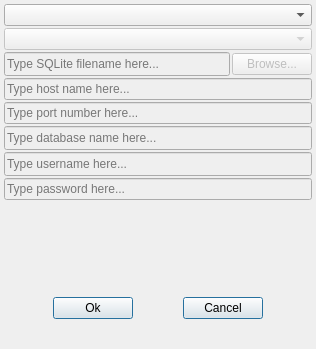
<?xml version="1.0" encoding="utf-8"?>
<!--
#############################################################################
# Copyright (C) 2017 - 2018 VTT Technical Research Centre of Finland
#
# This file is part of Spine Toolbox.
#
# Spine Toolbox is free software: you can redistribute it and/or modify
# it under the terms of the GNU Lesser General Public License as published by
# the Free Software Foundation, either version 3 of the License, or
# (at your option) any later version.
#
# This program is distributed in the hope that it will be useful,
# but WITHOUT ANY WARRANTY; without even the implied warranty of
# MERCHANTABILITY or FITNESS FOR A PARTICULAR PURPOSE.  See the
# GNU Lesser General Public License for more details.
#
# You should have received a copy of the GNU Lesser General Public License
# along with this program.  If not, see <http://www.gnu.org/licenses/>.
#############################################################################
-->
<ui version="4.0">
 <class>Form</class>
 <widget class="QWidget" name="Form">
  <property name="windowModality">
   <enum>Qt::ApplicationModal</enum>
  </property>
  <property name="geometry">
   <rect>
    <x>0</x>
    <y>0</y>
    <width>316</width>
    <height>349</height>
   </rect>
  </property>
  <property name="sizePolicy">
   <sizepolicy hsizetype="Fixed" vsizetype="Fixed">
    <horstretch>0</horstretch>
    <verstretch>0</verstretch>
   </sizepolicy>
  </property>
  <property name="windowTitle">
   <string>Add Database Reference</string>
  </property>
  <layout class="QVBoxLayout" name="verticalLayout_2">
   <property name="spacing">
    <number>0</number>
   </property>
   <property name="leftMargin">
    <number>0</number>
   </property>
   <property name="topMargin">
    <number>0</number>
   </property>
   <property name="rightMargin">
    <number>0</number>
   </property>
   <property name="bottomMargin">
    <number>0</number>
   </property>
   <item>
    <layout class="QVBoxLayout" name="verticalLayout">
     <property name="spacing">
      <number>2</number>
     </property>
     <property name="leftMargin">
      <number>4</number>
     </property>
     <property name="topMargin">
      <number>4</number>
     </property>
     <property name="rightMargin">
      <number>4</number>
     </property>
     <property name="bottomMargin">
      <number>4</number>
     </property>
     <item>
      <widget class="QComboBox" name="comboBox_dialect"/>
     </item>
     <item>
      <widget class="QComboBox" name="comboBox_dsn">
       <property name="enabled">
        <bool>false</bool>
       </property>
      </widget>
     </item>
     <item>
      <layout class="QHBoxLayout" name="horizontalLayout">
       <item>
        <widget class="QLineEdit" name="lineEdit_SQLite_file">
         <property name="enabled">
          <bool>false</bool>
         </property>
         <property name="minimumSize">
          <size>
           <width>0</width>
           <height>24</height>
          </size>
         </property>
         <property name="placeholderText">
          <string>Type SQLite filename here...</string>
         </property>
        </widget>
       </item>
       <item>
        <widget class="QPushButton" name="pushButton_browse">
         <property name="enabled">
          <bool>false</bool>
         </property>
         <property name="text">
          <string>Browse...</string>
         </property>
        </widget>
       </item>
      </layout>
     </item>
     <item>
      <widget class="QLineEdit" name="lineEdit_host">
       <property name="enabled">
        <bool>false</bool>
       </property>
       <property name="sizePolicy">
        <sizepolicy hsizetype="Expanding" vsizetype="Fixed">
         <horstretch>0</horstretch>
         <verstretch>0</verstretch>
        </sizepolicy>
       </property>
       <property name="minimumSize">
        <size>
         <width>220</width>
         <height>0</height>
        </size>
       </property>
       <property name="maximumSize">
        <size>
         <width>5000</width>
         <height>5000</height>
        </size>
       </property>
       <property name="toolTip">
        <string>&lt;html&gt;&lt;head/&gt;&lt;body&gt;&lt;p&gt;Host (required)&lt;/p&gt;&lt;/body&gt;&lt;/html&gt;</string>
       </property>
       <property name="placeholderText">
        <string>Type host name here...</string>
       </property>
       <property name="clearButtonEnabled">
        <bool>true</bool>
       </property>
      </widget>
     </item>
     <item>
      <widget class="QLineEdit" name="lineEdit_port">
       <property name="enabled">
        <bool>false</bool>
       </property>
       <property name="maximumSize">
        <size>
         <width>16777215</width>
         <height>5000</height>
        </size>
       </property>
       <property name="toolTip">
        <string>&lt;html&gt;&lt;head/&gt;&lt;body&gt;&lt;p&gt;Port (optional)&lt;/p&gt;&lt;/body&gt;&lt;/html&gt;</string>
       </property>
       <property name="placeholderText">
        <string>Type port number here...</string>
       </property>
      </widget>
     </item>
     <item>
      <widget class="QLineEdit" name="lineEdit_database">
       <property name="enabled">
        <bool>false</bool>
       </property>
       <property name="sizePolicy">
        <sizepolicy hsizetype="Expanding" vsizetype="Fixed">
         <horstretch>0</horstretch>
         <verstretch>0</verstretch>
        </sizepolicy>
       </property>
       <property name="minimumSize">
        <size>
         <width>220</width>
         <height>24</height>
        </size>
       </property>
       <property name="maximumSize">
        <size>
         <width>5000</width>
         <height>5000</height>
        </size>
       </property>
       <property name="toolTip">
        <string>&lt;html&gt;&lt;head/&gt;&lt;body&gt;&lt;p&gt;Database (required)&lt;/p&gt;&lt;/body&gt;&lt;/html&gt;</string>
       </property>
       <property name="placeholderText">
        <string>Type database name here...</string>
       </property>
       <property name="clearButtonEnabled">
        <bool>true</bool>
       </property>
      </widget>
     </item>
     <item>
      <widget class="QLineEdit" name="lineEdit_username">
       <property name="enabled">
        <bool>false</bool>
       </property>
       <property name="sizePolicy">
        <sizepolicy hsizetype="Expanding" vsizetype="Fixed">
         <horstretch>0</horstretch>
         <verstretch>0</verstretch>
        </sizepolicy>
       </property>
       <property name="minimumSize">
        <size>
         <width>220</width>
         <height>24</height>
        </size>
       </property>
       <property name="maximumSize">
        <size>
         <width>5000</width>
         <height>5000</height>
        </size>
       </property>
       <property name="toolTip">
        <string>&lt;html&gt;&lt;head/&gt;&lt;body&gt;&lt;p&gt;Username (optional)&lt;/p&gt;&lt;/body&gt;&lt;/html&gt;</string>
       </property>
       <property name="placeholderText">
        <string>Type username here...</string>
       </property>
       <property name="clearButtonEnabled">
        <bool>true</bool>
       </property>
      </widget>
     </item>
     <item>
      <widget class="QLineEdit" name="lineEdit_password">
       <property name="enabled">
        <bool>false</bool>
       </property>
       <property name="sizePolicy">
        <sizepolicy hsizetype="Expanding" vsizetype="Fixed">
         <horstretch>0</horstretch>
         <verstretch>0</verstretch>
        </sizepolicy>
       </property>
       <property name="minimumSize">
        <size>
         <width>220</width>
         <height>20</height>
        </size>
       </property>
       <property name="maximumSize">
        <size>
         <width>5000</width>
         <height>5000</height>
        </size>
       </property>
       <property name="toolTip">
        <string>&lt;html&gt;&lt;head/&gt;&lt;body&gt;&lt;p&gt;Password (optional)&lt;/p&gt;&lt;/body&gt;&lt;/html&gt;</string>
       </property>
       <property name="echoMode">
        <enum>QLineEdit::Password</enum>
       </property>
       <property name="placeholderText">
        <string>Type password here...</string>
       </property>
       <property name="clearButtonEnabled">
        <bool>true</bool>
       </property>
      </widget>
     </item>
     <item>
      <spacer name="verticalSpacer">
       <property name="orientation">
        <enum>Qt::Vertical</enum>
       </property>
       <property name="sizeHint" stdset="0">
        <size>
         <width>20</width>
         <height>44</height>
        </size>
       </property>
      </spacer>
     </item>
     <item>
      <layout class="QHBoxLayout" name="horizontalLayout_2">
       <property name="spacing">
        <number>0</number>
       </property>
       <property name="leftMargin">
        <number>0</number>
       </property>
       <property name="topMargin">
        <number>6</number>
       </property>
       <property name="rightMargin">
        <number>0</number>
       </property>
       <property name="bottomMargin">
        <number>6</number>
       </property>
       <item>
        <spacer name="horizontalSpacer">
         <property name="orientation">
          <enum>Qt::Horizontal</enum>
         </property>
         <property name="sizeHint" stdset="0">
          <size>
           <width>40</width>
           <height>20</height>
          </size>
         </property>
        </spacer>
       </item>
       <item>
        <widget class="QPushButton" name="pushButton_ok">
         <property name="text">
          <string>Ok</string>
         </property>
         <property name="default">
          <bool>true</bool>
         </property>
        </widget>
       </item>
       <item>
        <spacer name="horizontalSpacer_3">
         <property name="orientation">
          <enum>Qt::Horizontal</enum>
         </property>
         <property name="sizeHint" stdset="0">
          <size>
           <width>40</width>
           <height>20</height>
          </size>
         </property>
        </spacer>
       </item>
       <item>
        <widget class="QPushButton" name="pushButton_cancel">
         <property name="text">
          <string>Cancel</string>
         </property>
         <property name="default">
          <bool>true</bool>
         </property>
        </widget>
       </item>
       <item>
        <spacer name="horizontalSpacer_2">
         <property name="orientation">
          <enum>Qt::Horizontal</enum>
         </property>
         <property name="sizeHint" stdset="0">
          <size>
           <width>40</width>
           <height>20</height>
          </size>
         </property>
        </spacer>
       </item>
      </layout>
     </item>
    </layout>
   </item>
   <item>
    <layout class="QHBoxLayout" name="horizontalLayout_statusbar_placeholder">
     <property name="bottomMargin">
      <number>0</number>
     </property>
     <item>
      <widget class="QWidget" name="widget_invisible_dummy" native="true">
       <property name="sizePolicy">
        <sizepolicy hsizetype="Fixed" vsizetype="Fixed">
         <horstretch>0</horstretch>
         <verstretch>0</verstretch>
        </sizepolicy>
       </property>
       <property name="minimumSize">
        <size>
         <width>0</width>
         <height>20</height>
        </size>
       </property>
       <property name="maximumSize">
        <size>
         <width>0</width>
         <height>20</height>
        </size>
       </property>
      </widget>
     </item>
    </layout>
   </item>
  </layout>
 </widget>
 <tabstops>
  <tabstop>comboBox_dialect</tabstop>
  <tabstop>comboBox_dsn</tabstop>
  <tabstop>lineEdit_SQLite_file</tabstop>
  <tabstop>pushButton_browse</tabstop>
  <tabstop>lineEdit_host</tabstop>
  <tabstop>lineEdit_port</tabstop>
  <tabstop>lineEdit_database</tabstop>
  <tabstop>lineEdit_username</tabstop>
  <tabstop>lineEdit_password</tabstop>
  <tabstop>pushButton_ok</tabstop>
  <tabstop>pushButton_cancel</tabstop>
 </tabstops>
 <resources/>
 <connections/>
</ui>
